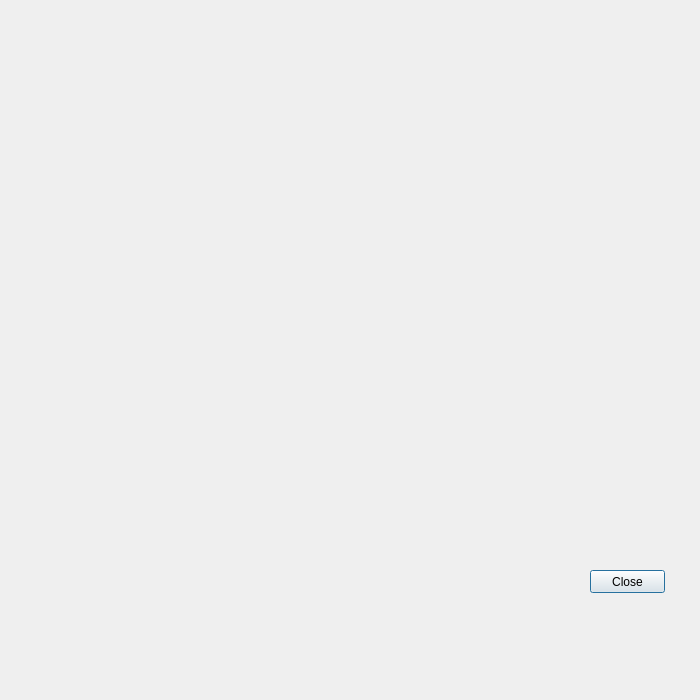
<?xml version="1.0" encoding="UTF-8"?>
<ui version="4.0">
 <class>BrownianMotion</class>
 <widget class="QDialog" name="BrownianMotion">
  <property name="geometry">
   <rect>
    <x>0</x>
    <y>0</y>
    <width>700</width>
    <height>700</height>
   </rect>
  </property>
  <property name="windowTitle">
   <string>Dialog</string>
  </property>
  <widget class="QPushButton" name="backMain">
   <property name="geometry">
    <rect>
     <x>590</x>
     <y>570</y>
     <width>75</width>
     <height>23</height>
    </rect>
   </property>
   <property name="text">
    <string>Close</string>
   </property>
  </widget>
 </widget>
 <resources/>
 <connections/>
</ui>
